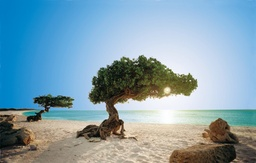
#> input picture K-Means/image.jpg, 256 x 163 px, shrunk from 1024 x 652 before the run
$ python day1.py 5 image.jpg
#> lines starting #> are read from the running program, lines starting #| are printed output that depends on the picture; long printed decimals are rounded
import PIL, urllib.request, random, time, math, sys, io
from PIL import Image

startTime = time.time()
loc = sys.argv[2]
f = io.BytesIO(urllib.request.urlopen(loc).read()) if "http" in loc else loc
img = Image.open(f)
#> img is the input picture: PIL image 256x163 RGB; mean R, G, B 130.6, 160.6, 175.3

width, height, pix, means, colors = img.size[0], img.size[1], img.load(), [], {}
#> width = 256; height = 163; means = []
for i in range(int(sys.argv[1])):
    w, h = random.randint(0, width-1), random.randint(0, height-1)
    while pix[w, h] in means: w, h = random.randint(0, width-1), random.randint(0, height-1)
    means.append(pix[w, h])
#> this loop made 5 passes
#> after the loop, means = [(226, 230, 242), (22, 140, 204), (155, 193, 230), (239, 241, 230), (154, 128, 93)]

print("Size:", width, "x", height)
#| Size: 256 x 163
print("Pixels:", width*height)
#| Pixels: 41728
for x in range(width):
    for y in range(height):
        if pix[x, y] in colors: colors[pix[x, y]] += 1
        else: colors[pix[x, y]] = 1
#> after the loop, colors = 15615 items
mcp = max([(value, key) for key, value in colors.items()])
#> mcp = (272, (0, 131, 199))
print("Distinct pixel count:", len(colors))
#| Distinct pixel count: 15615
print("Most common pixel:", mcp[1], "=>", mcp[0])
#| Most common pixel: (0, 131, 199) => 272

oldlens, lens, groups, sums, identity, decided = [None] * len(means), [None] * len(means), [[] for i in range(len(means))], [[0, 0, 0] for i in range(len(means))], [[[] for j in range(height)] for i in range(width)], {}
#> groups = [[], [], [], [], []]; sums = [[0, 0, 0], [0, 0, 0], [0, 0, 0], [0, 0, 0], [0, 0, 0]]
while lens[0] == None or lens != oldlens:
    oldlens = [l for l in lens]
    for x in range(width):
        for y in range(height):
            if pix[x, y] not in decided:
                distances = [math.sqrt(((k[0]-pix[x, y][0])**2)+((k[1]-pix[x, y][1])**2)+((k[2]-pix[x, y][2])**2)) for k in means]
                decided[pix[x, y]] = distances.index(min(distances))
            kmean = decided[pix[x, y]]
            groups[kmean].append(pix[x, y])
            identity[x][y] = kmean
            sums[kmean][0] += pix[x, y][0]
            sums[kmean][1] += pix[x, y][1]
            sums[kmean][2] += pix[x, y][2]
    for i in range(len(groups)):
        lens[i] = len(groups[i])
        sums[i][0] /= lens[i]
        sums[i][1] /= lens[i]
        sums[i][2] /= lens[i]
    means = sums
    groups = [[] for i in range(len(means))]
    sums = [[0, 0, 0] for i in range(len(means))]
    decided = {}
#> this loop made 18 passes
#> oldlens on passes 2 to 13: [5326, 6956, 14730, 2644, 12072], [7290, 7213, 13310, 3836, 10079], [8255, 7157, 11063, 6166, 9087], [9027, 6978, 10718, 6707, 8298], [9634, 6894, 10699, 6614, 7887], [10084, 6798, 10749, 6391, 7706], [10525, 6774, 10590, 6233, 7606], [10732, 6732, 10600, 6131, 7533], [10863, 6706, 10609, 6059, 7491], [10943, 6663, 10654, 6014, 7454], [11006, 6653, 10661, 5976, 7432], [11044, 6646, 10663, 5964, 7411]
#> after the loop, identity = 256 items; lens = [11115, 6642, 10669, 5917, 7385]

print("Final means:")
for i in range(len(means)):
    print(i+1, ":", tuple(means[i]), "=>", lens[i])
    means[i] = ( int(means[i][0]), int(means[i][1]), int(means[i][2]) )
#> this loop made 5 passes
#| 1 : (207.801, 217.761, 226.330) => 11115
#| 2 : (34.317, 142.746, 200.582) => 6642
#| 3 : (136.756, 187.274, 225.970) => 10669
#| 4 : (164.764, 152.330, 129.225) => 5917
#| 5 : (64.715, 58.855, 39.314) => 7385
#> after the loop, means = [(207, 217, 226), (34, 142, 200), (136, 187, 225), (164, 152, 129), (64, 58, 39)]

for x in range(width):
    for y in range(height):
        r, g, b = tuple(means[identity[x][y]])
        r, g, b = int(r), int(g), int(b)
        pix[x, y] = (r, g, b)
img.save("kmeans/2021vasuri.png")
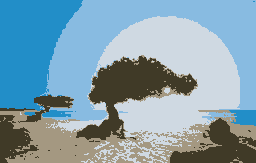
#> saved as 2021vasuri.png: PIL image 256x163 RGB; mean R, G, B 129.9, 160, 174.8

viewed, regions = set(), [0 for i in range(len(means))]
#> regions = [0, 0, 0, 0, 0]
for w in range(width):
    for h in range(height):
        if (w, h) in viewed: continue
        c = means.index(pix[w, h])
        openset = [(w, h)]
        for elem in openset:
            x, y = elem
            if (x, y) in viewed: continue
            viewed.add( (x, y) )
            if x > 0 and y > 0 and pix[x-1, y-1] == pix[x, y]: openset.append( (x-1, y-1) )
            if x > 0 and pix[x-1, y] == pix[x, y]: openset.append( (x-1, y) )
            if y > 0 and pix[x, y-1] == pix[x, y]: openset.append( (x, y-1) )
            if x > 0 and y < height-1 and pix[x-1, y+1] == pix[x, y]: openset.append( (x-1, y+1) )
            if x < width-1 and y > 0 and pix[x+1, y-1] == pix[x, y]: openset.append( (x+1, y-1) )
            if x < width-1 and pix[x+1, y] == pix[x, y]: openset.append( (x+1, y) )
            if y < height-1 and pix[x, y+1] == pix[x, y]: openset.append( (x, y+1) )
            if x < width-1 and y < height-1 and pix[x+1, y+1] == pix[x, y]: openset.append( (x+1, y+1) )
        regions[c] += 1
#> after the loop, regions = [65, 9, 24, 116, 26]; viewed = 41728 items
print("Region counts:", regions)
#| Region counts: [65, 9, 24, 116, 26]
